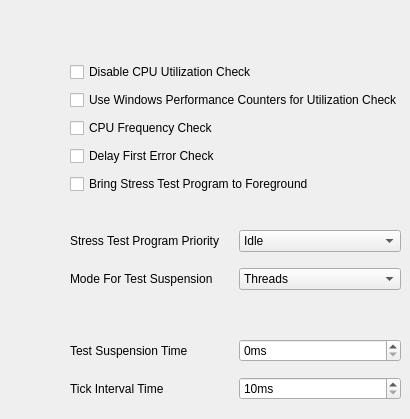
    <widget class="QWidget" name="debugging_tab">
     <attribute name="title">
      <string>Debug</string>
     </attribute>
     <widget class="QWidget" name="verticalLayoutWidget_8">
      <property name="geometry">
       <rect>
        <x>70</x>
        <y>60</y>
        <width>331</width>
        <height>136</height>
       </rect>
      </property>
      <layout class="QVBoxLayout" name="verticalLayout_9">
       <item>
        <widget class="QCheckBox" name="debug_disableCpuUtilizationCheck_checkBox">
         <property name="text">
          <string>Disable CPU Utilization Check</string>
         </property>
        </widget>
       </item>
       <item>
        <widget class="QCheckBox" name="debug_useWindowsPerformanceCountersForCpuUtilization_checkBox">
         <property name="text">
          <string>Use Windows Performance Counters for Utilization Check</string>
         </property>
        </widget>
       </item>
       <item>
        <widget class="QCheckBox" name="debug_enableCpuFrequencyCheck_checkBox">
         <property name="text">
          <string>CPU Frequency Check</string>
         </property>
        </widget>
       </item>
       <item>
        <widget class="QCheckBox" name="debug_delayFirstErrorCheck_checkBox">
         <property name="text">
          <string>Delay First Error Check</string>
         </property>
        </widget>
       </item>
       <item>
        <widget class="QCheckBox" name="debug_stressTestProgramWindowToForeground_checkBox">
         <property name="text">
          <string>Bring Stress Test Program to Foreground</string>
         </property>
        </widget>
       </item>
      </layout>
     </widget>
     <widget class="QWidget" name="gridLayoutWidget_8">
      <property name="geometry">
       <rect>
        <x>70</x>
        <y>220</y>
        <width>331</width>
        <height>80</height>
       </rect>
      </property>
      <layout class="QGridLayout" name="gridLayout_9">
       <item row="0" column="0">
        <widget class="QLabel" name="debug_stressTestProgramPriority_label">
         <property name="text">
          <string>Stress Test Program Priority</string>
         </property>
        </widget>
       </item>
       <item row="0" column="1">
        <widget class="QComboBox" name="debug_stressTestProgramPriority_comboBox">
         <item>
          <property name="text">
           <string>Idle</string>
          </property>
         </item>
         <item>
          <property name="text">
           <string>Below Normal</string>
          </property>
         </item>
         <item>
          <property name="text">
           <string>Normal</string>
          </property>
         </item>
         <item>
          <property name="text">
           <string>Above Normal</string>
          </property>
         </item>
         <item>
          <property name="text">
           <string>High</string>
          </property>
         </item>
         <item>
          <property name="text">
           <string>Realtime</string>
          </property>
         </item>
        </widget>
       </item>
       <item row="1" column="0">
        <widget class="QLabel" name="debug_modeToUseForSuspension_label">
         <property name="text">
          <string>Mode For Test Suspension</string>
         </property>
        </widget>
       </item>
       <item row="1" column="1">
        <widget class="QComboBox" name="debug_modeToUseForSuspension_comboBox">
         <item>
          <property name="text">
           <string>Threads</string>
          </property>
         </item>
         <item>
          <property name="text">
           <string>Debugger</string>
          </property>
         </item>
        </widget>
       </item>
      </layout>
     </widget>
     <widget class="QWidget" name="gridLayoutWidget_9">
      <property name="geometry">
       <rect>
        <x>70</x>
        <y>330</y>
        <width>331</width>
        <height>80</height>
       </rect>
      </property>
      <layout class="QGridLayout" name="gridLayout_10">
       <item row="0" column="1">
        <widget class="QSpinBox" name="debug_suspensionTime_spinBox">
         <property name="suffix">
          <string>ms</string>
         </property>
         <property name="maximum">
          <number>5000</number>
         </property>
        </widget>
       </item>
       <item row="0" column="0">
        <widget class="QLabel" name="debug_suspensionTime_label">
         <property name="text">
          <string>Test Suspension Time</string>
         </property>
        </widget>
       </item>
       <item row="1" column="0">
        <widget class="QLabel" name="debug_tickInterval_label">
         <property name="text">
          <string>Tick Interval Time</string>
         </property>
        </widget>
       </item>
       <item row="1" column="1">
        <widget class="QSpinBox" name="debug_tickInterval_spinBox">
         <property name="suffix">
          <string>ms</string>
         </property>
         <property name="minimum">
          <number>10</number>
         </property>
         <property name="maximum">
          <number>100</number>
         </property>
        </widget>
       </item>
      </layout>
     </widget>
    </widget>
